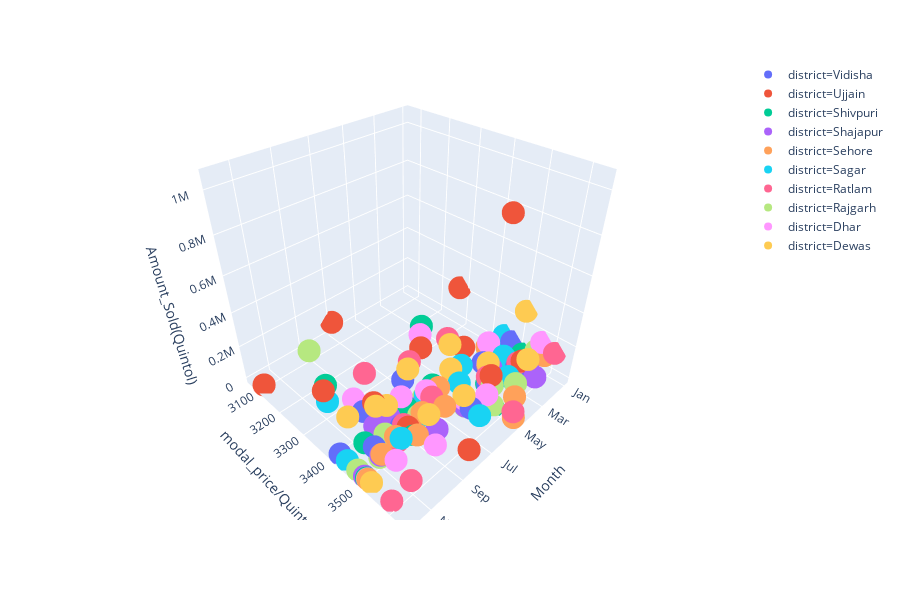

Notebook code for this chart:
### Code cell
import plotly.express as px
# iris = px.data.iris()
fig = px.scatter_3d(avvmpn, x=avvmpn['Month'], y=avvmpn['modal_price/Quintol'], z=avvmpn['Amount_Sold(Quintol)'],color ='district')
fig.show()

### Figure 1 — Plotly figure (JSON) as saved in the notebook; plotly's stock layout.template omitted (floating-point values rounded to 4 significant figures)
{"data": [{"hoverlabel": {"namelength": 0}, "hovertemplate": "district=Vidisha<br>Month=%{x}<br>modal_price/Quintol=%{y}<br>Amount_Sold(Quintol)=%{z}", "legendgroup": "district=Vidisha", "marker": {"color": "#636efa", "symbol": "circle"}, "mode": "markers", "name": "district=Vidisha", "scene": "scene", "showlegend": true, "type": "scatter3d", "x": ["Jan", "Feb", "Mar", "Apr", "May", "Jun", "Jul", "Aug", "Sep", "Oct", "Nov", "Dec"], "y": [3476.0, 3533.0, 3459.0, 3517.0, 3553.0, 3545.0, 3358.0, 3414.0, 3458.0, 3381.0, 3477.0, 3416.0], "z": [53370, 11991, 11810, 2550, 2357, 22883, 27934, 10496, 8041, 63477, 62290, 0]}, {"hoverlabel": {"namelength": 0}, "hovertemplate": "district=Ujjain<br>Month=%{x}<br>modal_price/Quintol=%{y}<br>Amount_Sold(Quintol)=%{z}", "legendgroup": "district=Ujjain", "marker": {"color": "#EF553B", "symbol": "circle"}, "mode": "markers", "name": "district=Ujjain", "scene": "scene", "showlegend": true, "type": "scatter3d", "x": ["Jan", "Feb", "Mar", "Apr", "May", "Jun", "Jul", "Aug", "Sep", "Oct", "Nov", "Dec"], "y": [3280.0, 3546.0, 3389.0, 3523.0, 3323.0, 3598.0, 3067.0, 3624.0, 3481.0, 3421.0, 3299.0, 3104.0], "z": [213750, 66818, 35176, 70271, 73238, 1052012, 77648, 31597, 32852, 173554, 151218, 0]}, {"hoverlabel": {"namelength": 0}, "hovertemplate": "district=Shivpuri<br>Month=%{x}<br>modal_price/Quintol=%{y}<br>Amount_Sold(Quintol)=%{z}", "legendgroup": "district=Shivpuri", "marker": {"color": "#00cc96", "symbol": "circle"}, "mode": "markers", "name": "district=Shivpuri", "scene": "scene", "showlegend": true, "type": "scatter3d", "x": ["Jan", "Feb", "Mar", "Apr", "May", "Jun", "Jul", "Aug", "Sep", "Oct", "Nov", "Dec"], "y": [3514.0, 3537.0, 3227.0, 3513.0, 3573.0, 3416.0, 3453.0, 3423.0, 3498.0, 3233.0, 3444.0, 3507.0], "z": [13180, 3265, 1328, 2358, 2363, 2762, 1585, 216, 906, 30228, 34220, 0]}, {"hoverlabel": {"namelength": 0}, "hovertemplate": "district=Shajapur<br>Month=%{x}<br>modal_price/Quintol=%{y}<br>Amount_Sold(Quintol)=%{z}", "legendgroup": "district=Shajapur", "marker": {"color": "#ab63fa", "symbol": "circle"}, "mode": "markers", "name": "district=Shajapur", "scene": "scene", "showlegend": true, "type": "scatter3d", "x": ["Jan", "Feb", "Mar", "Apr", "May", "Jun", "Jul", "Aug", "Sep", "Oct", "Nov", "Dec"], "y": [3550.0, 3591.0, 3486.0, 3530.0, 3550.0, 3527.0, 3438.0, 3527.0, 3414.0, 3421.0, 3497.0, 3500.0], "z": [43839, 15220.0, 9400.0, 12797, 11816, 12046, 17116, 9712.0, 3783.0, 26830.0, 42059, 0]}, {"hoverlabel": {"namelength": 0}, "hovertemplate": "district=Sehore<br>Month=%{x}<br>modal_price/Quintol=%{y}<br>Amount_Sold(Quintol)=%{z}", "legendgroup": "district=Sehore", "marker": {"color": "#FFA15A", "symbol": "circle"}, "mode": "markers", "name": "district=Sehore", "scene": "scene", "showlegend": true, "type": "scatter3d", "x": ["Jan", "Feb", "Mar", "Apr", "May", "Jun", "Jul", "Aug", "Sep", "Oct", "Nov", "Dec"], "y": [3580.0, 3431.0, 3475.0, 3600.0, 3635.0, 3437.0, 3503.0, 3477.0, 3511.0, 3492.0, 3502.0, 3511.0], "z": [80840, 27776, 16115, 31398, 17102, 13084, 50249, 45128, 28380, 69332, 54986, 0]}, {"hoverlabel": {"namelength": 0}, "hovertemplate": "district=Sagar<br>Month=%{x}<br>modal_price/Quintol=%{y}<br>Amount_Sold(Quintol)=%{z}", "legendgroup": "district=Sagar", "marker": {"color": "#19d3f3", "symbol": "circle"}, "mode": "markers", "name": "district=Sagar", "scene": "scene", "showlegend": true, "type": "scatter3d", "x": ["Jan", "Feb", "Mar", "Apr", "May", "Jun", "Jul", "Aug", "Sep", "Oct", "Nov", "Dec"], "y": [3449.0, 3488.0, 3542.0, 3425.0, 3463.0, 3572.0, 3439.0, 3479.0, 3465.0, 3510.0, 3312.0, 3442.0], "z": [65066, 29955, 22084, 16233, 9556, 13981, 35126, 31368, 22142, 86351, 100657, 0]}, {"hoverlabel": {"namelength": 0}, "hovertemplate": "district=Ratlam<br>Month=%{x}<br>modal_price/Quintol=%{y}<br>Amount_Sold(Quintol)=%{z}", "legendgroup": "district=Ratlam", "marker": {"color": "#FF6692", "symbol": "circle"}, "mode": "markers", "name": "district=Ratlam", "scene": "scene", "showlegend": true, "type": "scatter3d", "x": ["Jan", "Feb", "Mar", "Apr", "May", "Jun", "Jul", "Aug", "Sep", "Oct", "Nov", "Dec"], "y": [3607.0, 3535.0, 3330.0, 3513.0, 3631.0, 3331.0, 3461.0, 3266.0, 3466.0, 3500.0, 3593.0, 3587.0], "z": [127100.0, 41736, 27806, 47473, 49900.0, 51350.0, 50480.0, 20080.0, 26480.0, 52300.0, 46350.0, 0]}, {"hoverlabel": {"namelength": 0}, "hovertemplate": "district=Rajgarh<br>Month=%{x}<br>modal_price/Quintol=%{y}<br>Amount_Sold(Quintol)=%{z}", "legendgroup": "district=Rajgarh", "marker": {"color": "#B6E880", "symbol": "circle"}, "mode": "markers", "name": "district=Rajgarh", "scene": "scene", "showlegend": true, "type": "scatter3d", "x": ["Jan", "Feb", "Mar", "Apr", "May", "Jun", "Jul", "Aug", "Sep", "Oct", "Nov", "Dec"], "y": [3554.0, 3433.0, 3567.0, 3530.0, 3572.0, 3526.0, 3433.0, 3466.0, 3094.0, 3456.0, 3494.0, 3477.0], "z": [82769, 15304, 6683, 14645, 7412, 9492, 13463, 11334, 26764, 29574, 22329, 0]}, {"hoverlabel": {"namelength": 0}, "hovertemplate": "district=Dhar<br>Month=%{x}<br>modal_price/Quintol=%{y}<br>Amount_Sold(Quintol)=%{z}", "legendgroup": "district=Dhar", "marker": {"color": "#FF97FF", "symbol": "circle"}, "mode": "markers", "name": "district=Dhar", "scene": "scene", "showlegend": true, "type": "scatter3d", "x": ["Jan", "Feb", "Mar", "Apr", "May", "Jun", "Jul", "Aug", "Sep", "Oct", "Nov", "Dec"], "y": [3566.0, 3435.0, 3475.0, 3271.0, 3552.0, 3524.0, 3442.0, 3405.0, 3568.0, 3346.0, 3547.0, 3510.0], "z": [149761, 58257, 29632, 46629, 49042, 50429, 66946, 46071, 54008, 93928, 93835, 0]}, {"hoverlabel": {"namelength": 0}, "hovertemplate": "district=Dewas<br>Month=%{x}<br>modal_price/Quintol=%{y}<br>Amount_Sold(Quintol)=%{z}", "legendgroup": "district=Dewas", "marker": {"color": "#FECB52", "symbol": "circle"}, "mode": "markers", "name": "district=Dewas", "scene": "scene", "showlegend": true, "type": "scatter3d", "x": ["Jan", "Feb", "Mar", "Apr", "May", "Jun", "Jul", "Aug", "Sep", "Oct", "Nov", "Dec"], "y": [3507.0, 3563.0, 3476.0, 3382, 3432.0, 3520.0, 3377.0, 3499.0, 3407, 3427.0, 3387.0, 3523.0], "z": [282214, 95811, 30601, 103393, 63197, 71371, 122331, 64404, 64970, 161460, 111668, 0]}], "layout": {"height": 600, "legend": {"tracegroupgap": 0}, "margin": {"t": 60}, "scene": {"domain": {"x": [0, 1], "y": [0, 1]}, "xaxis": {"title": {"text": "Month"}}, "yaxis": {"title": {"text": "modal_price/Quintol"}}, "zaxis": {"title": {"text": "Amount_Sold(Quintol)"}}}}}
